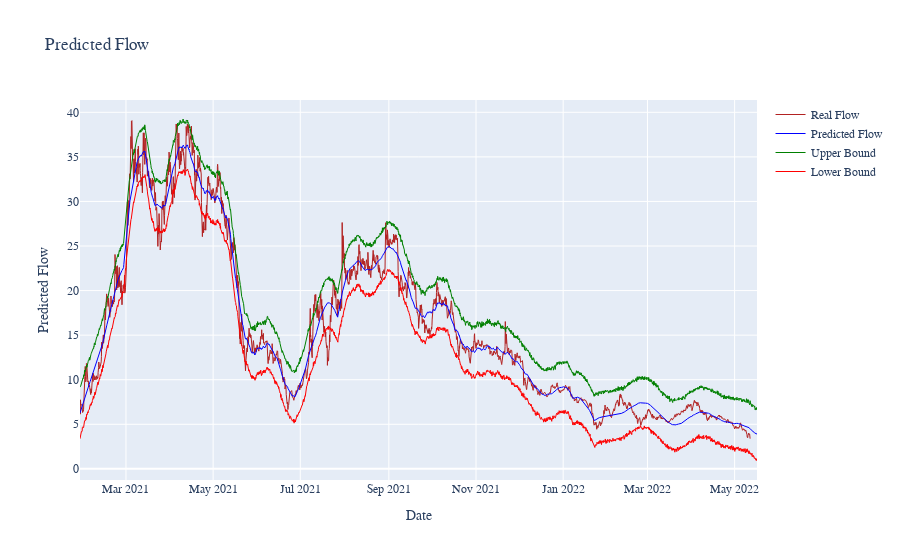

The notebook cell this image was saved under:
### Code cell
# step 2 : Setting the update_layout function   
fig.update_layout(title='Predicted Flow',
                   xaxis_title='Date',
                   yaxis_title='Predicted Flow',
                   font=dict(family='Courier New, monospace'),
                   legend_orientation="v",                   
                   hovermode='closest'
                   )

### Figure 1 — Plotly figure (JSON) as saved in the notebook; plotly's stock layout.template omitted (floating-point values rounded to 4 significant figures; data arrays with more than 128 entries replaced by an {"elided": "..."} marker saying what was removed)
{"data": [{"line": {"color": "firebrick", "width": 1}, "marker": {"color": "#ffcdd2"}, "name": "Real Flow", "text": {"elided": "2841 str values"}, "type": "scatter", "x": {"elided": "2841 str values"}, "y": {"elided": "2812 float values"}}, {"hoverinfo": "text+y+name", "line": {"color": "blue", "width": 1}, "name": "Predicted Flow", "text": {"elided": "2841 str values"}, "type": "scatter", "x": {"elided": "2841 str values"}, "y": {"elided": "2841 float values"}}, {"hoverinfo": "text+y+name", "line": {"color": "green", "width": 1}, "name": "Upper Bound", "text": {"elided": "2841 str values"}, "type": "scatter", "x": {"elided": "2841 str values"}, "y": {"elided": "2841 float values"}}, {"hoverinfo": "text+y+name", "line": {"color": "red", "width": 1}, "name": "Lower Bound", "text": {"elided": "2841 str values"}, "type": "scatter", "x": {"elided": "2841 str values"}, "y": {"elided": "2841 float values"}}], "layout": {"font": {"family": "Courier New, monospace"}, "hovermode": "closest", "legend": {"orientation": "v"}, "title": {"text": "Predicted Flow"}, "xaxis": {"title": {"text": "Date"}}, "yaxis": {"title": {"text": "Predicted Flow"}}}}
